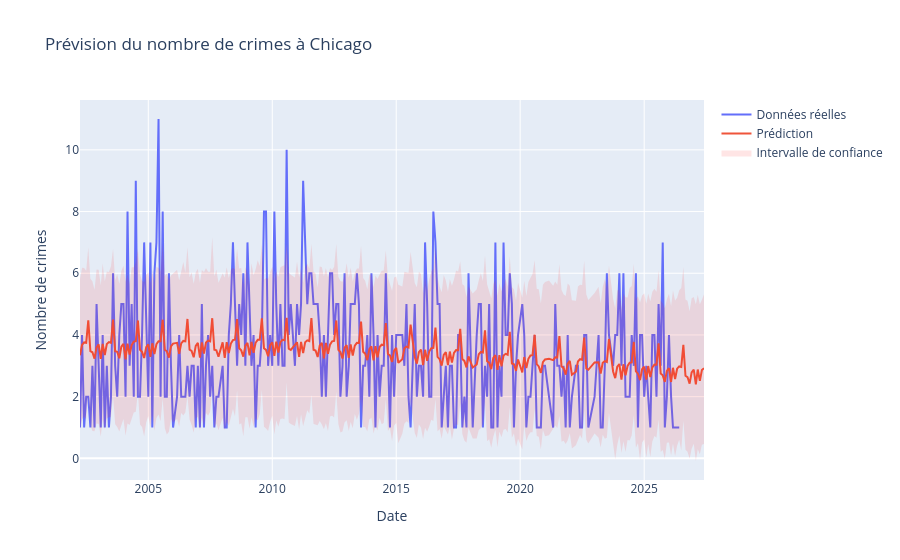

Notebook source saved alongside this figure:
### Code cell
# Fonction de forecasting avec Prophet
# Input : forecast prophet et dataframe adapté
# Output : graphique plotly
def plot_forecast(forecast, df_prophet):
    fig = go.Figure()
    
    fig.add_trace(go.Scatter(x=df_prophet["ds"], y=df_prophet["y"], name="Données réelles", mode="lines"))
    fig.add_trace(go.Scatter(x=forecast["ds"], y=forecast["yhat"], name="Prédiction", mode="lines"))
    fig.add_trace(go.Scatter(
        x=pd.concat([forecast["ds"], forecast["ds"][::-1]]),
        y=pd.concat([forecast["yhat_upper"], forecast["yhat_lower"][::-1]]),
        fill="toself",
        fillcolor="rgba(255,0,0,0.1)",
        line=dict(color="rgba(255,255,255,0)"),
        name="Intervalle de confiance"
    ))

    fig.update_layout(
        title="Prévision du nombre de crimes à Chicago",
        xaxis_title="Date",
        yaxis_title="Nombre de crimes"
    )
    return fig

plot_forecast(forecast, df_prophet).show()

### Figure 1 — Plotly figure (JSON) as saved in the notebook; plotly's stock layout.template omitted (floating-point values rounded to 4 significant figures; data arrays with more than 128 entries replaced by an {"elided": "..."} marker saying what was removed)
{"data": [{"mode": "lines", "name": "Données réelles", "type": "scatter", "x": {"elided": "276 str values"}, "y": {"elided": "276 int values"}}, {"mode": "lines", "name": "Prédiction", "type": "scatter", "x": {"elided": "288 str values"}, "y": {"elided": "288 float values"}}, {"fill": "toself", "fillcolor": "rgba(255,0,0,0.1)", "line": {"color": "rgba(255,255,255,0)"}, "name": "Intervalle de confiance", "type": "scatter", "x": {"elided": "576 str values"}, "y": {"elided": "576 float values"}}], "layout": {"title": {"text": "Prévision du nombre de crimes à Chicago"}, "xaxis": {"title": {"text": "Date"}}, "yaxis": {"title": {"text": "Nombre de crimes"}}}}
